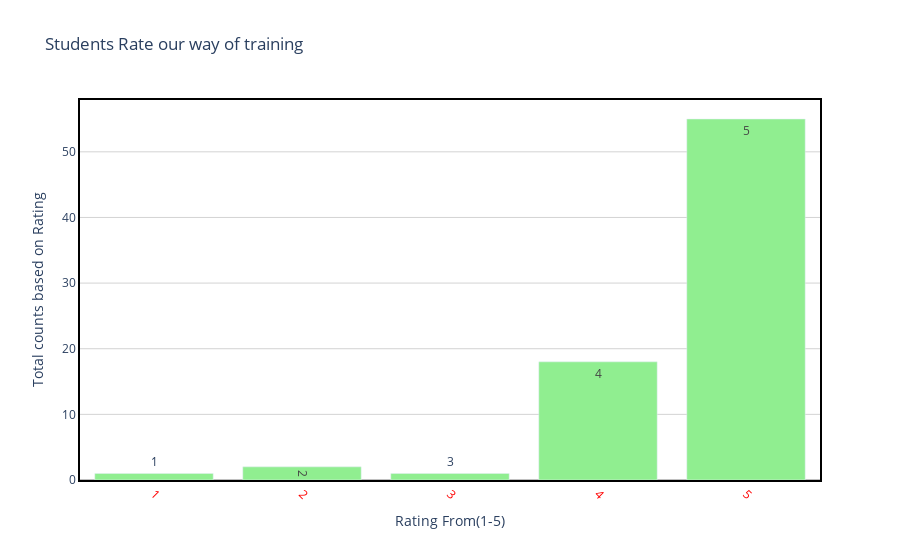

Notebook cell for this chart:
### Code cell
draw_trace_bar_course(TrainingRating,'TrainingRating(0-5)','Trainingcounts',' Students Rate our way of training', 'Rating From(1-5)','Total counts based on Rating',"lightgreen")

### Figure 1 — Plotly figure (JSON) as saved in the notebook; plotly's stock layout.template omitted (floating-point values rounded to 4 significant figures)
{"data": [{"marker": {"color": "lightgreen"}, "text": [5, 4, 2, 1, 3], "type": "bar", "x": [5, 4, 2, 1, 3], "y": [55, 18, 2, 1, 1]}], "layout": {"hovermode": "closest", "paper_bgcolor": "rgba(0, 0, 0, 0)", "plot_bgcolor": "rgba(0, 0, 0, 0)", "title": {"text": " Students Rate our way of training"}, "xaxis": {"linecolor": "black", "linewidth": 2, "mirror": true, "showline": true, "showticklabels": true, "tickangle": 45, "tickfont": {"color": "red", "size": 12}, "title": {"text": "Rating From(1-5)"}, "zeroline": true, "zerolinecolor": "grey", "zerolinewidth": 1}, "yaxis": {"gridcolor": "lightgrey", "linecolor": "black", "linewidth": 2, "mirror": true, "showline": true, "title": {"text": "Total counts based on Rating"}, "zeroline": true, "zerolinecolor": "grey", "zerolinewidth": 1}}}
